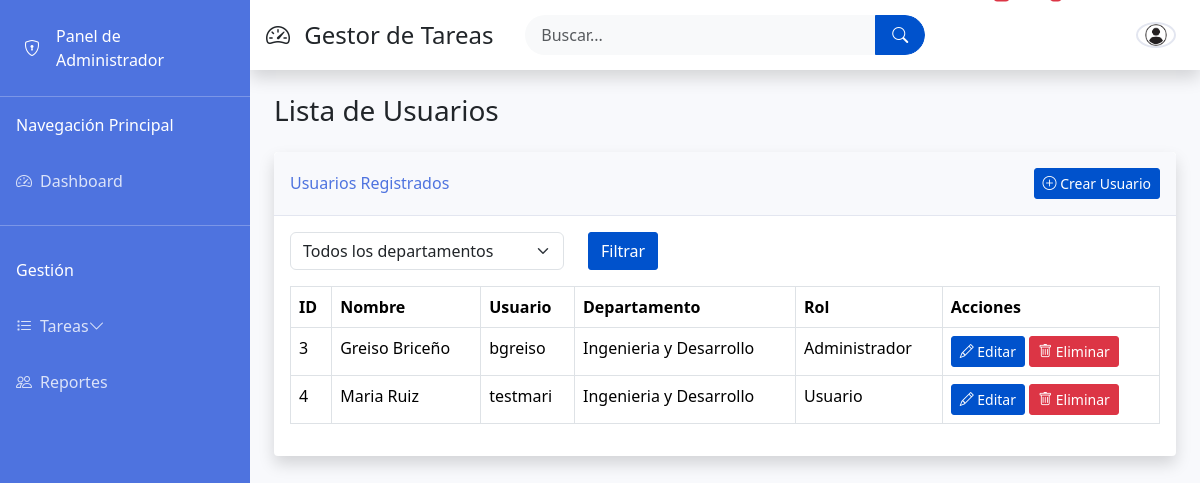
Before: /listar.php with the older database file.
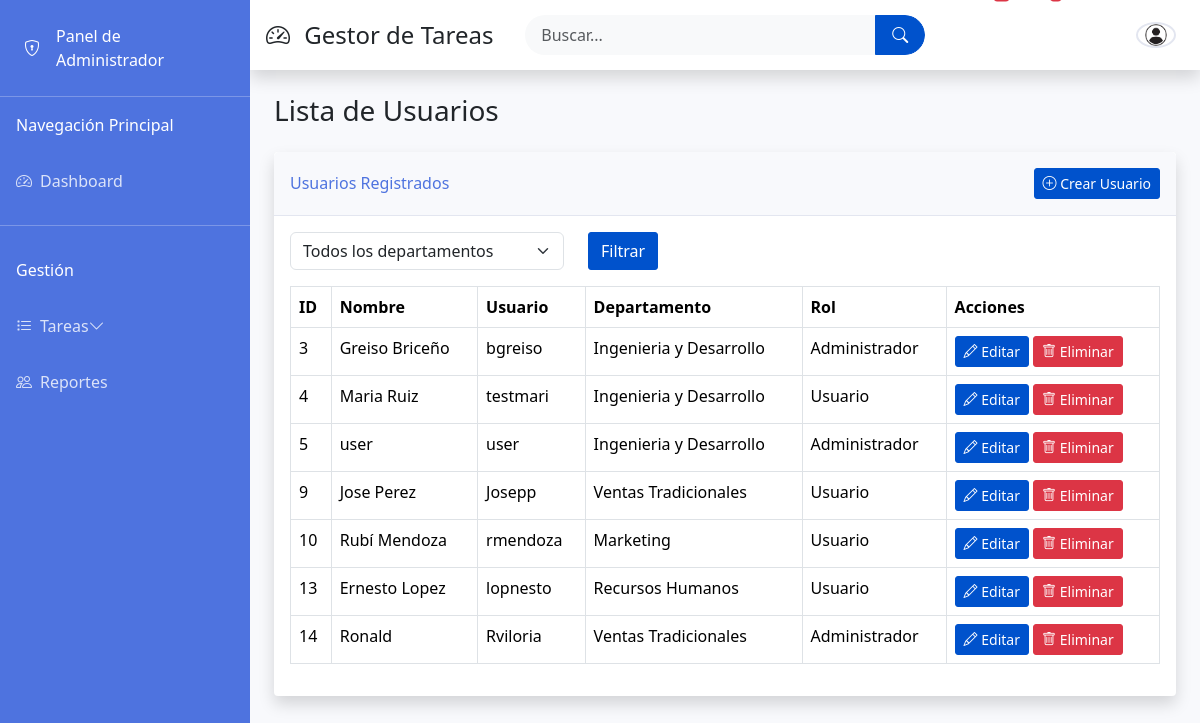
After: the same page with the newer database file.
### tables this page shows
CREATE TABLE `usuarios` (
  `id_usuario` int(11) NOT NULL,
  `nombre` varchar(100) NOT NULL,
  `usuario` varchar(50) NOT NULL,
  `contraseña` varchar(255) NOT NULL,
  `email` varchar(255) NOT NULL,
  `telefono` int(11) NOT NULL,
  `id_departamento` int(11) DEFAULT NULL,
  `id_cargo` int(11) DEFAULT NULL,
  `id_rol` int(11) DEFAULT NULL,
  `fecha_registro` datetime DEFAULT CURRENT_TIMESTAMP
);

CREATE TABLE `departamentos` (
  `id_departamento` int(11) NOT NULL,
  `nombre` varchar(100) NOT NULL
);

CREATE TABLE `roles` (
  `id_rol` int(11) NOT NULL,
  `nombre` varchar(50) NOT NULL
);

### listar.php (the view, shortened to what this page needs)
<?php
require_once 'config.php';
include 'header.php';
$query = "SELECT u.*, d.nombre as departamento, r.nombre as rol
          FROM usuarios u
          LEFT JOIN departamentos d ON u.id_departamento = d.id_departamento
          LEFT JOIN roles r ON u.id_rol = r.id_rol
          WHERE 1=1";
$stmt = $conexion->prepare($query);
$stmt->execute();
$tareas = $stmt->get_result()->fetch_all(MYSQLI_ASSOC);
?>
<div class="container-fluid">
    <h1 class="h3 mb-4 text-gray-800">Lista de Usuarios</h1>
    <div class="card shadow mb-4">
        <div class="card-header py-3 d-flex flex-row align-items-center justify-content-between">
            <h6 class="m-0 font-weight-bold text-primary">Usuarios Registrados</h6>
            <a href="crear.php" class="btn btn-primary btn-sm">
                <i class="bi bi-plus-circle"></i> Crear Usuario
            </a>
        </div>
        <div class="card-body">
            <form method="get" class="mb-3">
                <div class="row">
                    <div class="col-md-4">
                        <select name="departamento" class="form-select">
                            <option value="">Todos los departamentos</option>
                        </select>
                    </div>
                    <div class="col-md-2">
                        <button type="submit" class="btn btn-primary">Filtrar</button>
                    </div>
                </div>
            </form>
            <div class="table-responsive">
                <table class="table table-bordered" id="dataTable" width="100%" cellspacing="0">
                    <thead>
                        <tr>
                            <th>ID</th>
                            <th>Nombre</th>
                            <th>Usuario</th>
                            <th>Departamento</th>
                            <th>Rol</th>
                            <th>Acciones</th>
                        </tr>
                    </thead>
                    <tbody>
                        <?php foreach ($tareas as $usuario): ?>
                            <tr>
                                <td><?= htmlspecialchars($usuario['id_usuario']) ?></td>
                                <td><?= htmlspecialchars($usuario['nombre']) ?></td>
                                <td><?= htmlspecialchars($usuario['usuario']) ?></td>
                                <td><?= htmlspecialchars($usuario['departamento']) ?></td>
                                <td><?= htmlspecialchars($usuario['rol']) ?></td>
                                <td>
                                    <a href="usuarios/editar.php?id=<?= $usuario['id_usuario'] ?>" class="btn btn-sm btn-primary">
                                        <i class="bi bi-pencil"></i> Editar
                                    </a>
                                    <a href="usuarios/eliminar.php?id=<?= $usuario['id_usuario'] ?>" class="btn btn-danger btn-sm">
                                        <i class="bi bi-trash"></i> Eliminar
                                    </a>
                                </td>
                            </tr>
                        <?php endforeach; ?>
                    </tbody>
                </table>
            </div>
        </div>
    </div>
</div>
<?php include 'footer.php'; ?>

### header.php (shortened to what this page needs)
<!DOCTYPE html>
<html lang="es">
<head>
    <link href="https://cdn.jsdelivr.net/npm/bootstrap@5.3.2/dist/css/bootstrap.min.css" rel="stylesheet">
    <link rel="stylesheet" href="https://cdn.jsdelivr.net/npm/bootstrap-icons@1.11.1/font/bootstrap-icons.css">
    <link rel="stylesheet" href="https://cdn.datatables.net/1.13.6/css/dataTables.bootstrap5.min.css">
    <link href="admin.css" rel="stylesheet">
</head>
<body class="d-flex">
    <?php include 'sidebar.php'; ?>
    <div class="main-content">
        <nav class="navbar navbar-expand navbar-light bg-white topbar mb-4 static-top shadow">
            <div class="d-none d-md-inline-block me-auto">
                <h1 class="h4 mb-0 text-gray-800">
                    <i class="bi bi-speedometer2 me-2"></i> Gestor de Tareas
                </h1>
            </div>
            <form class="d-none d-sm-inline-block form-inline mx-4 my-0 mw-100 navbar-search">
                <div class="input-group">
                    <input type="text" class="form-control bg-light border-0 small" placeholder="Buscar..."
                           aria-label="Search" aria-describedby="basic-addon2">
                    <button class="btn btn-primary" type="submit">
                        <i class="bi bi-search"></i>
                    </button>
                </div>
            </form>
            <ul class="navbar-nav ms-auto">
                <li class="nav-item dropdown no-arrow mx-1">
                    <a class="nav-link dropdown-toggle position-relative" href="#" id="alertsDropdown"
                       role="button" data-bs-toggle="dropdown" aria-expanded="false">
                        <i class="bi bi-bell fs-5 text-gray-500"></i>
                    </a>
                </li>
                <li class="nav-item dropdown no-arrow mx-1">
                    <a class="nav-link dropdown-toggle position-relative" href="#" id="messagesDropdown"
                       role="button" data-bs-toggle="dropdown" aria-expanded="false">
                        <i class="bi bi-envelope fs-5 text-gray-500"></i>
                    </a>
                </li>
                <li class="nav-item dropdown no-arrow">
                    <a class="nav-link dropdown-toggle d-flex align-items-center" href="#" id="userDropdown"
                       role="button" data-bs-toggle="dropdown" aria-expanded="false">
                        <div class="d-none d-lg-inline me-2 text-end">
                            <div class="fw-bold text-gray-800 small">
                            </div>
                            <div class="text-gray-600 small">
                            </div>
                        </div>
                        <img class="img-profile rounded-circle" src="icon_profile.webp" width="40">
                    </a>
                </li>
            </ul>
        </nav>
        <div class="container-fluid">

### sidebar.php (shortened to what this page needs)
<div class="sidebar bg-primary text-white">
    <div class="sidebar-brand d-flex align-items-center justify-content-center p-4">
        <div class="sidebar-brand-icon">
            <i class="bi bi-shield-lock"></i>
        </div>
        <div class="sidebar-brand-text mx-3">Panel de Administrador</div>
    </div>
    <hr class="sidebar-divider my-0">
    <div class="nav-items-container">
        <div class="sidebar-heading p-3">
            Navegación Principal
        </div>
        <ul class="navbar-nav">
            <li class="nav-item">
                <a class="nav-link" href="panel_control.php">
                    <i class="bi bi-speedometer2"></i>
                    <span>Dashboard</span>
                </a>
            </li>
            <hr class="sidebar-divider">
            <div class="sidebar-heading p-3">
                Gestión
            </div>
            <li class="nav-item">
                <a class="nav-link collapsed" href="#" data-bs-toggle="collapse" data-bs-target="#collapseTareas" aria-expanded="false">
                    <i class="bi bi-list-task"></i>
                    <span>Tareas</span>
                    <i class="bi bi-chevron-down float-end"></i>
                </a>
            </li>
            <li class="nav-item">
                <a class="nav-link" href="reportes.php">
                    <i class="bi bi-people"></i>
                    Reportes
                </a>
            </li>
        </ul>
    </div>
</div>

### footer.php (shortened to what this page needs)
</div>
        </div>
</body>
</html>

### admin.css (style rules this page uses)
body { background-color: #f8f9fc; overflow-x: hidden; }
.sidebar { width: 250px; min-height: 100vh; transition: all 0.3s; position: fixed; z-index: 1000; }
.main-content { width: calc(100% - 250px); margin-left: 250px; transition: all 0.3s; }
.nav-item .nav-link { color: rgba(255, 255, 255, 0.8); padding: 1rem; display: flex; align-items: center; }
.nav-item .nav-link i { margin-right: 0.5rem; }
.card { border: none; border-radius: 0.35rem; box-shadow: 0 0.15rem 1.75rem 0 rgba(58, 59, 69, 0.15); }
.card-header { background-color: #f8f9fc; border-bottom: 1px solid #e3e6f0; }
.bg-primary { background-color: #4e73df !important; }
.text-primary { color: #4e73df !important; }
.btn { border-radius: 3px; font-weight: 500; }
.btn-primary { background-color: #0052cc; border-color: #0052cc; }
.card { border-radius: 4px; box-shadow: 0 1px 2px rgba(9, 30, 66, 0.25); }
.topbar { height: 70px; box-shadow: 0 2px 10px rgba(0,0,0,0.1); padding: 0 1rem; }
.navbar-search { width: 400px; }
.navbar-search .input-group { border-radius: 20px; overflow: hidden; }
.navbar-search input { border: none; background-color: #f8f9fa !important; padding: 0.5rem 1rem; }
.navbar-search button { border-radius: 0 20px 20px 0; padding: 0 1rem; }
.nav-item.dropdown .dropdown-toggle::after { display: none; }
.img-profile { border: 2px solid #e3e6f0; }

Changed rows visible on the page:
added usuarios: id_usuario "5", nombre "user", usuario "user", id_departamento.nombre "Ingenieria y Desarrollo", id_rol.nombre "Administrador"
added usuarios: id_usuario "9", nombre "Jose Perez", usuario "Josepp", id_departamento.nombre "Ventas Tradicionales", id_rol.nombre "Usuario"
added usuarios: id_usuario "10", nombre "Rubí Mendoza", usuario "rmendoza", id_departamento.nombre "Marketing", id_rol.nombre "Usuario"
added usuarios: id_usuario "13", nombre "Ernesto Lopez", usuario "lopnesto", id_departamento.nombre "Recursos Humanos", id_rol.nombre "Usuario"
added usuarios: id_usuario "14", nombre "Ronald", usuario "Rviloria", id_departamento.nombre "Ventas Tradicionales", id_rol.nombre "Administrador"
